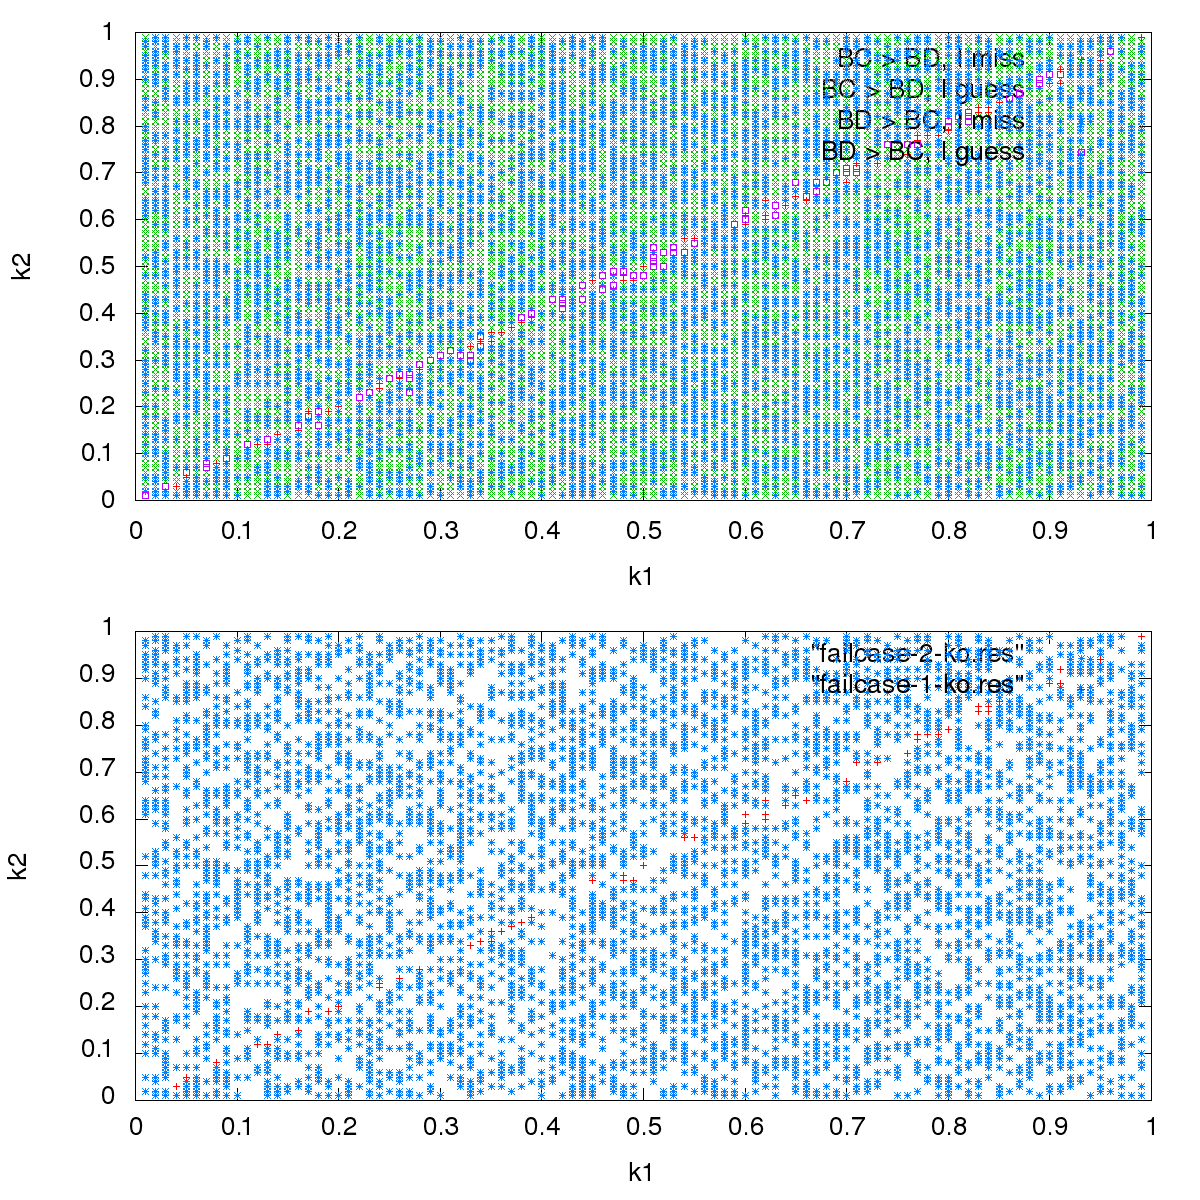

Generate this figure with gnuplot:
set terminal png size 1200,1200 enhanced font "Helvetica,20"
set output 'failcase.png'

set multiplot layout 2,1 rowsfirst

set ylabel "k2"
set xlabel "k1"

plot "failcase-1-ko.res" t "BC > BD, I miss" w p ls 1, \
     "failcase-1-ok.res" t "BC > BD, I guess" w p ls 2, \
     "failcase-2-ko.res" t "BD > BC, I miss" w p ls 3, \
     "failcase-2-ok.res" t "BD > BC, I guess" w p ls 4;

plot  "failcase-2-ko.res" w p ls 3, \
      "failcase-1-ko.res" w p ls 1;

unset multiplot